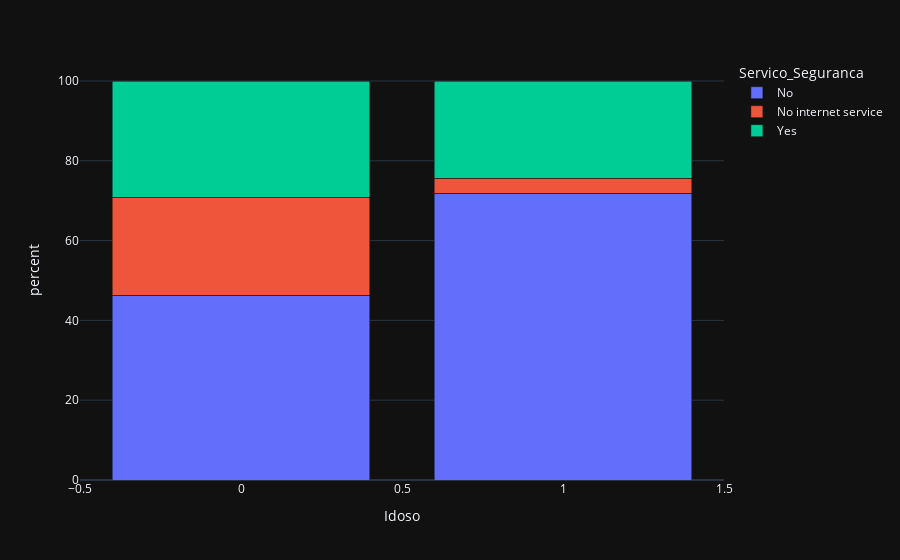

This figure's notebook cell:
### Markdown cell above
Agora vamos ver idosos e os contratos de segurança:

### Code cell
df_grouped = df.groupby(['Idoso', 'Servico_Seguranca']).size().reset_index(name='count')
total_por_idoso = df_grouped.groupby('Idoso')['count'].transform('sum')
df_grouped['percent'] = (df_grouped['count'] / total_por_idoso) * 100

fig = px.bar(df_grouped, x='Idoso', y='percent', color='Servico_Seguranca', barmode='stack')
fig.show()

### Figure 1 — Plotly figure (JSON) as saved in the notebook; plotly's stock layout.template omitted (floating-point values rounded to 4 significant figures)
{"data": [{"hovertemplate": "Servico_Seguranca=No<br>Idoso=%{x}<br>percent=%{y}<extra></extra>", "legendgroup": "No", "marker": {"color": "#636efa", "pattern": {"shape": ""}}, "name": "No", "orientation": "v", "showlegend": true, "textposition": "auto", "x": [0, 1], "xaxis": "x", "y": [46.26, 71.89], "yaxis": "y", "type": "bar"}, {"hovertemplate": "Servico_Seguranca=No internet service<br>Idoso=%{x}<br>percent=%{y}<extra></extra>", "legendgroup": "No internet service", "marker": {"color": "#EF553B", "pattern": {"shape": ""}}, "name": "No internet service", "orientation": "v", "showlegend": true, "textposition": "auto", "x": [0, 1], "xaxis": "x", "y": [24.54, 3.731], "yaxis": "y", "type": "bar"}, {"hovertemplate": "Servico_Seguranca=Yes<br>Idoso=%{x}<br>percent=%{y}<extra></extra>", "legendgroup": "Yes", "marker": {"color": "#00cc96", "pattern": {"shape": ""}}, "name": "Yes", "orientation": "v", "showlegend": true, "textposition": "auto", "x": [0, 1], "xaxis": "x", "y": [29.19, 24.38], "yaxis": "y", "type": "bar"}], "layout": {"xaxis": {"anchor": "y", "domain": [0.0, 1.0], "title": {"text": "Idoso"}}, "yaxis": {"anchor": "x", "domain": [0.0, 1.0], "title": {"text": "percent"}}, "legend": {"title": {"text": "Servico_Seguranca"}, "tracegroupgap": 0}, "margin": {"t": 60}, "barmode": "stack"}}
